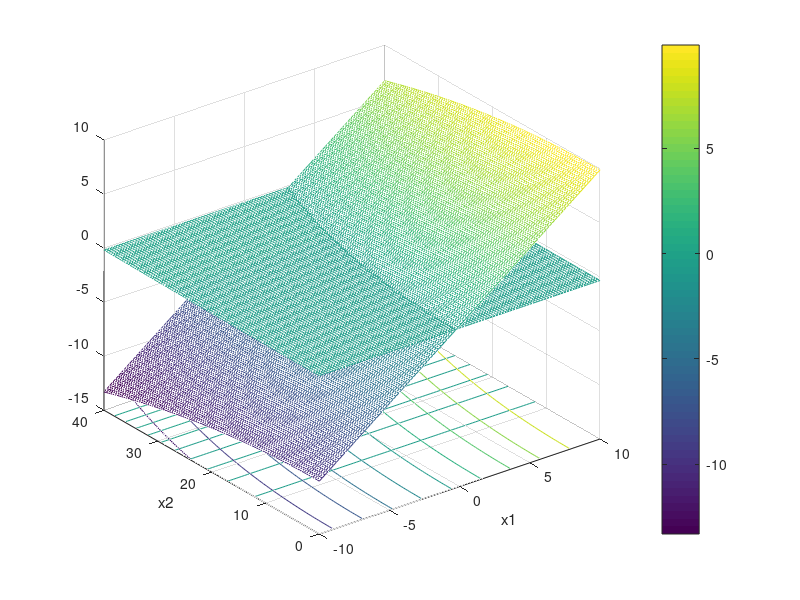

Write MATLAB code to recreate this figure.
clear all; clc; close all
x1 = linspace(-10,10);
x2 = linspace(0,40);
L = 2; g = 9.81; e = 3; mu = .3;
U  = 2; K = 0.001;
[X1,X2] = meshgrid(x1,x2);
Z = X1 - (53.7*L+U*X2.^2)*K;

figure; meshc(X1,X2,Z); hold on

Z2 = X2.^2*K/g - (mu + 0.01*e)/(1-0.01*mu*e);
meshc(X1,X2,Z2); colorbar; 

xlabel('x1'); ylabel('x2')
